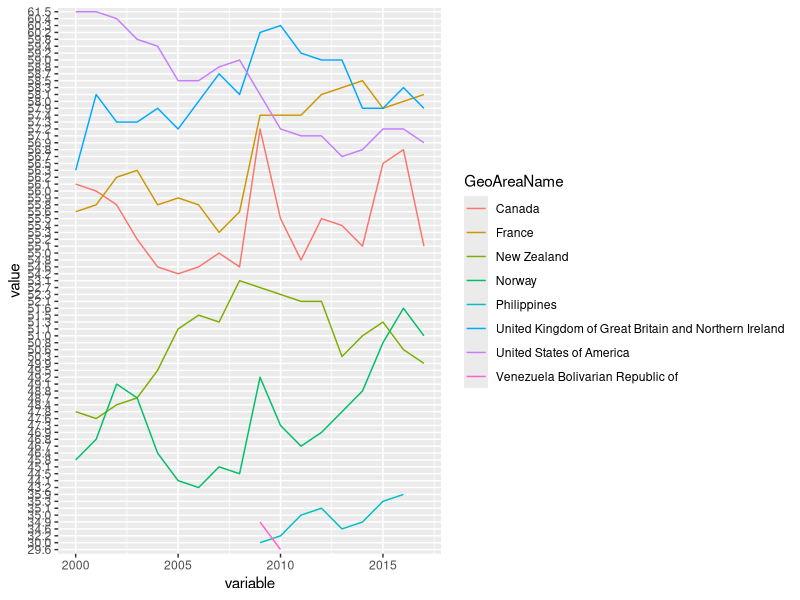

Write R code to recreate this figure.
## ---- chunk 1
library(tidyverse)
library(readxl)
library(reshape2)

## ---- chunk 2
raw.load <- read_excel("SL_EMP_GTOTL.xlsx")
data <- raw.load %>%
  mutate(GeoAreaName = gsub("[^[:alnum:][:space:]]","",GeoAreaName)) %>%
  select("GeoAreaName","2000":"2017") %>%
  melt("GeoAreaName") %>%
  na.omit() %>%
  mutate(variable = na.omit(as.numeric(as.character(variable))))

names <- unique(data$GeoAreaName)
data <- filter(data, data$GeoAreaName %in% c("United States of America", "United Kingdom of Great Britain and Northern Ireland","France","Canada","Venezuela Bolivarian Republic of", "New Zealand","Norway", "Philippines"))
  
ggplot(data, aes(x = variable, y = value, group = GeoAreaName, color = GeoAreaName)) + geom_line()
